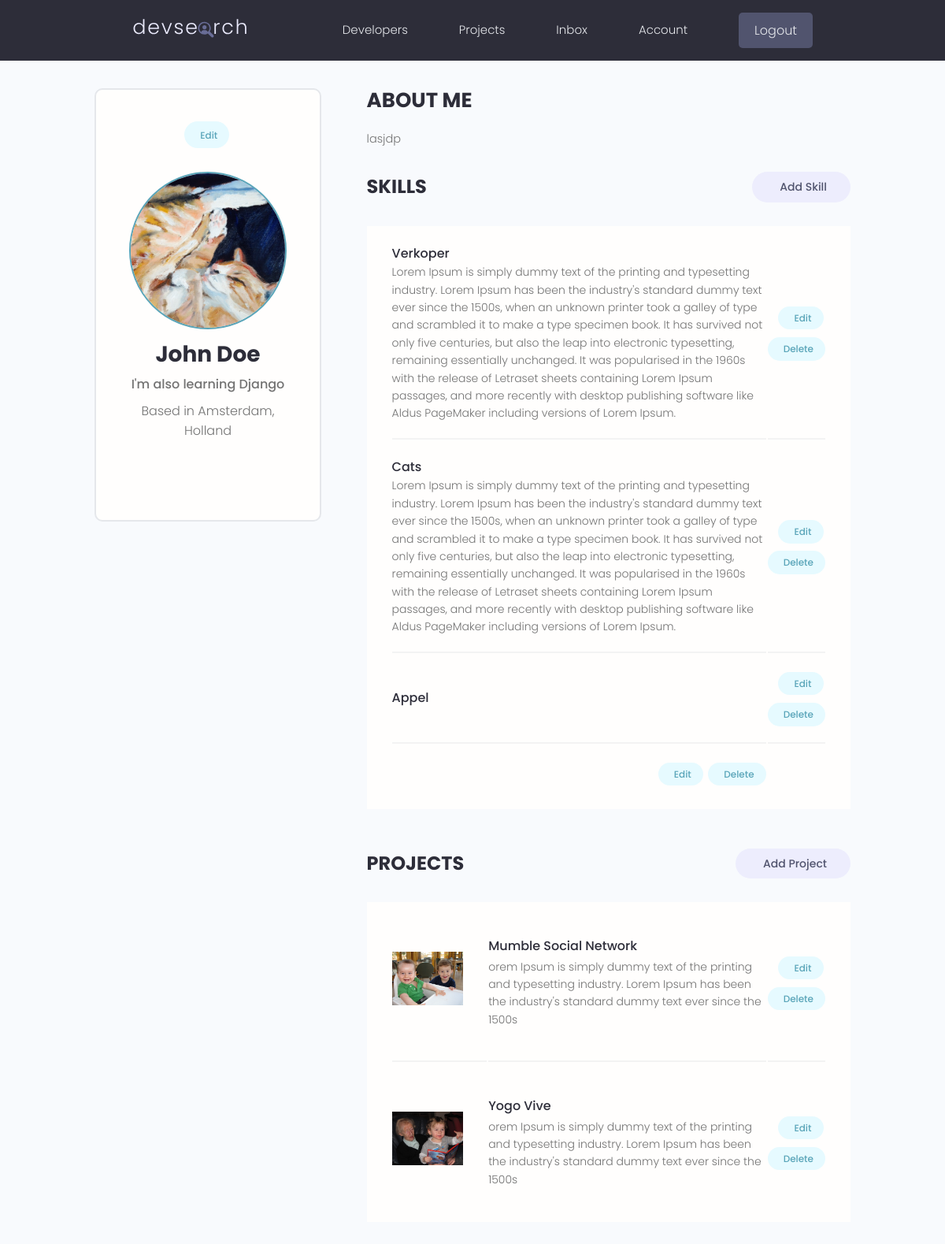
/account/ (signed in), run on the app's committed database.
### users/models.py (models this page shows, shortened)
class Profile(models.Model):
	user = models.OneToOneField(User, on_delete=models.CASCADE, null=True, blank=True)
	name = models.CharField(max_length=200, blank=True, null=True)
	email = models.EmailField(max_length=500, blank=True, null=True)
	username = models.CharField(max_length=200, blank=True, null=True)
	location = models.CharField(max_length=200, blank=True, null=True)
	short_intro = models.CharField(max_length=500, blank=True, null=True)
	bio = models.TextField(blank=True, null=True)
	profile_image = models.ImageField(null=True, blank=True, upload_to='profiles/', default="profiles/user-default.png")
	social_github = models.CharField(max_length=200, blank=True, null=True)
	social_twitter = models.CharField(max_length=200, blank=True, null=True)
	social_linkedin = models.CharField(max_length=200, blank=True, null=True)
	social_youtube = models.CharField(max_length=200, blank=True, null=True)
	social_website = models.CharField(max_length=200, blank=True, null=True)
	created = models.DateTimeField(auto_now_add=True)
	id = models.UUIDField(default=uuid.uuid4, unique=True, primary_key=True, editable=False)

class Skill(models.Model):
	owner = models.ForeignKey(
		Profile, on_delete=models.CASCADE, null=True, blank=True)
	name = models.CharField(max_length=200, blank=True, null=True)
	description = models.TextField(blank=True, null=True)
	created = models.DateTimeField(auto_now_add=True)
	id = models.UUIDField(default=uuid.uuid4, unique=True, primary_key=True, editable=False)

### projects/models.py (models this page shows, shortened)
class Project(models.Model):
	owner = models.ForeignKey(Profile, null=True, blank=True, on_delete=models.SET_NULL)
	title = models.CharField(max_length=200)
	description = models.TextField(null=True, blank=True)
	featured_image = models.ImageField(null=True, blank=True, default="default.jpg")
	demo_link = models.CharField(max_length=2000, null=True, blank=True)
	source_link = models.CharField(max_length=2000, null=True, blank=True)
	tags = models.ManyToManyField('Tag', blank=True)
	vote_total = models.IntegerField(default=0, null=True, blank=True)
	vote_ratio = models.IntegerField(default=0, null=True, blank=True)
	created = models.DateTimeField(auto_now_add=True)
	id = models.UUIDField(default=uuid.uuid4, unique=True, primary_key=True, editable=False)

### users/views.py (the view)
# urls.py: path('account/', views.userAccount, name='account'),
@login_required(login_url='login')
def userAccount(request):
	profile = request.user.profile
	skills = profile.skill_set.all()
	projects =profile.project_set.all()
	context = {'profile':profile, 'skills':skills, 'projects':projects}
	return render(request, 'users/account.html', context)

### users/templates/users/account.html (shortened to what this page needs)
{% extends 'main.html' %}
{% block content %}
<main class="settingsPage profile my-md">
  <div class="container">
    <div class="layout">
      <div class="column column--1of3">
        <div class="card text-center">
          <div class="card__body dev">
            <a class="tag tag--pill tag--main settings__btn" href="{% url 'edit-account' %}">Edit</a>
            <img class="avatar avatar--xl dev__avatar" src="{{profile.profile_image.url}}" />
            <h2 class="dev__name">{{profile.name}}</h2>
            <p class="dev__title">{{profile.short_intro}}</p>
            <p class="dev__location">Based in {{profile.location}}</p>
        </div>
      </div>
    </div>
    <div class="column column--2of3">
      <div class="devInfo">
        <h3 class="devInfo__title">About Me</h3>
        <p class="devInfo__about">{{profile.bio}}</p>
      </div>
      <div class="settings">
        <h3 class="settings__title">Skills</h3>
        <a class="tag tag--pill tag--sub settings__btn tag--lg" href="#"> Add Skill</a>
      </div>
      <table class="settings__table">
        {% for skill in skills %}
        <tr>
          <td class="settings__tableInfo">
            <h4>{{skill.name}}</h4>
            <p>
              {{skill.description}}
            </p>
          </td>
          <td class="settings__tableActions">
            <a class="tag tag--pill tag--main settings__btn" href="#"> Edit</a>
            <a class="tag tag--pill tag--main settings__btn" href="#">
            Delete</a>
          </td>
        </tr>
        {% endfor %}
        <td class="settings__tableActions">
          <a class="tag tag--pill tag--main settings__btn" href="#"> Edit</a>
          <a class="tag tag--pill tag--main settings__btn" href="#">
          Delete</a>
        </td>
    </table>
    <div class="settings">
      <h3 class="settings__title">Projects</h3>
      <a class="tag tag--pill tag--sub settings__btn tag--lg" href="{% url 'create-project' %}"> Add Project</a>
    </div>
    <table class="settings__table">
      {% for project in projects %}
      <tr>
        <td class="settings__thumbnail">
          <a href="{% url 'project' project.id %}"><img src="{{project.featured_image.url}}" alt="Project Thumbnail" /></a>
        </td>
        <td class="settings__tableInfo">
          <a href="{% url 'project' project.id %}">{{project.title}}</a>
          <p>{{project.description|slice:"150"}}</p>
        </td>
        <td class="settings__tableActions">
          <a class="tag tag--pill tag--main settings__btn" href="{% url 'update-project' project.id %}"> Edit</a>
          <a class="tag tag--pill tag--main settings__btn" href="{% url 'delete-project' project.id %}">
          Delete</a>
        </td>
      </tr>
      {% endfor %}
    </table>
  </div>
</div>
</div>
</main>
{% endblock content %}

### static/styles/app.css (style rules this page uses)
:root { --color-sub: #2d2d39; }
.card { border: 2px solid var(--color-light); }
img { width: 100%; }
.profile .card > .dev { padding: 4rem; }
.dev__avatar { display: block; margin: auto; }
.dev__name { color: var(--color-sub); font-size: 2.8rem; font-weight: 700; margin-top: 1rem; margin-bottom: 0.5rem; }
.dev__title { font-size: 1.6rem; font-weight: 500; line-height: 1.3; }
.dev__location { margin-top: 1rem; }
.devInfo { margin-bottom: 3rem; }
.devInfo__title, .devInfo__subtitle { font-size: 2.6rem; color: var(--color-sub); text-transform: uppercase; font-weight: 700; margin-bottom: 1.5rem; }
.devInfo__about, .devSkill__info { font-size: 1.45rem; line-height: 1.7; text-align: justify; }
.settingsPage .dev > .settings__btn { display: inline-block; margin-bottom: 3rem; }
.settings { display: flex; justify-content: space-between; align-items: center; }
.settings__title { font-size: 2.4rem; text-transform: uppercase; font-weight: 700; color: var(--color-sub); }
.settings__table { margin-top: 3rem; margin-bottom: 5rem; padding: 0 3rem; background: var(--color-white); }
.settings__table tr { width: 100%; }
.settings__table tr > td { padding: 2rem 0; }
.settings__table tr:not(:last-child) td { border-bottom: 2px solid var(--color-white-light); }
.settings__thumbnail { width: 23%; min-width: 10rem; }
.settings__thumbnail img { padding-right: 3rem; height: 15rem; object-fit: contain; }
.settings__tableInfo { width: 100%; }
.settings__tableInfo h4, .settings__tableInfo a { padding-right: 1rem; width: auto; font-size: 1.6rem; font-weight: 500; color: var(--color-sub); }
.settings__tableInfo p { font-size: 1.4rem; }
.settings__tableActions { text-align: right; }

### static/uikit/styles/modules/_variables.css (style rules this page uses)
:root { --color-main: #5aa5b9; --color-main-light: #e6faff; --color-sub: #3f4156; --color-sub-light: #51546e; --color-sub-lighter: #ededfd; --color-text: #737373; --color-gray: #8b8b8b; --color-light: #e5e7eb; --color-light-gray: #767676; --color-bg: #f8fafd; --color-white: #fffefd; --color-white-light: #f3f3f3; --color-success: #359e64; --color-success-bg: #def8e8; --color-error: #fc4b0b; --color-error-bg: #fff2ee; --font-base: 'Poppins', arial, helvetica, 'Segoe UI', roboto, ubuntu, sans-serif; --font-monospace: 'Fira Code', 'Courier New', courier, monospace; --font-regular: 300; --font-medium: 500; --font-bold: 700; --generic-shadow: 1px 1px 5px #00000010; --generic-transition: all 0.3s ease-in-out; }

### static/uikit/styles/modules/_base.css (style rules this page uses)
* { margin: 0; padding: 0; box-sizing: border-box; text-rendering: optimizeLegibility; color: inherit; font-size: inherit; }
html { font-size: 50%; }
@media only screen and (min-width: 480px) { html { font-size: 56.25%; } }
@media only screen and (min-width: 1200px) { html { font-size: 62.5%; } }
body { line-height: 1.6; font-weight: 400; font-size: 1.5rem; color: var(--color-text); background-color: var(--color-bg); min-height: 100vh; }

### static/uikit/styles/modules/_typography.css (style rules this page uses)
* { font-family: var(--font-base); }
h2 { font-size: 3.6rem; font-weight: var(--font-bold); }
h3 { font-size: 3.2rem; font-weight: var(--font-medium); }
h4 { font-size: 2.8rem; font-weight: var(--font-medium); }
p, span, strong { font-size: 1.6rem; color: var(--color-text); font-weight: var(--font-regular); }
a { padding-bottom: 2px; text-decoration: none; display: inline-block; color: var(--color-main); font-weight: var(--font-medium); }

### static/uikit/styles/modules/_utilities.css (style rules this page uses)
.container { width: 92%; max-width: 165rem; margin: 0 auto; box-sizing: border-box; }
@media screen and (min-width: 1000px) { .container { width: 90%; } }
@media screen and (min-width: 1200px) { .container { width: 80%; } }
.text-center { text-align: center; }
.my-md { margin: 3rem auto; }

### static/uikit/styles/modules/_avatar.css (style rules this page uses)
.avatar { border-radius: 50%; border: 2px solid var(--color-main); object-fit: cover; }
.avatar--xl { height: 20rem; width: 20rem; }

### static/uikit/styles/modules/_card.css (style rules this page uses)
.card { border-radius: 1rem; background-color: var(--color-white); border: 1.5px solid var(--color-light); width: auto; height: auto; margin-top: 0.5rem; margin-bottom: 0.5rem; overflow: hidden; }
.card__body, .card__header { padding: 2rem 2.5rem; }

### static/uikit/styles/modules/_layout.css (style rules this page uses)
.layout { display: flex; flex-flow: row wrap; justify-content: space-between; }
.layout > .column { margin-bottom: 3rem; }
.layout > .column.column--1of3 { flex-basis: 30%; }
.layout > .column.column--2of3 { flex-basis: 64%; }

### data on the page
Profile: profile_image (picture), name "John Doe", short_intro "I'm also learning Django", location "Amsterdam, Holland", bio "lasjdp"
Skill: name "Verkoper", description "Lorem Ipsum is simply dummy text of the printing and typesetting industry. Lorem Ipsum has been the industry's standard dummy text ever since the 1500s, when an unknown printer took a galley of type and scrambled it to make a type specimen book. It has survived not only five centuries, but also the leap into electronic typesetting, remaining essentially unchanged. It was popularised in the 1960s with the release of Letraset sheets containing Lorem Ipsum passages, and more recently with desktop publishing software like Aldus PageMaker including versions of Lorem Ipsum."
Skill: name "Cats", description "Lorem Ipsum is simply dummy text of the printing and typesetting industry. Lorem Ipsum has been the industry's standard dummy text ever since the 1500s, when an unknown printer took a galley of type and scrambled it to make a type specimen book. It has survived not only five centuries, but also the leap into electronic typesetting, remaining essentially unchanged. It was popularised in the 1960s with the release of Letraset sheets containing Lorem Ipsum passages, and more recently with desktop publishing software like Aldus PageMaker including versions of Lorem Ipsum."
Skill: name "Appel"
Project: featured_image (picture), title "Mumble Social Network", description "orem Ipsum is simply dummy text of the printing and typesetting industry. Lorem Ipsum has been the industry's standard dummy text ever since the 1500s"
Project: featured_image (picture), title "Yogo Vive", description "orem Ipsum is simply dummy text of the printing and typesetting industry. Lorem Ipsum has been the industry's standard dummy text ever since the 1500s"
